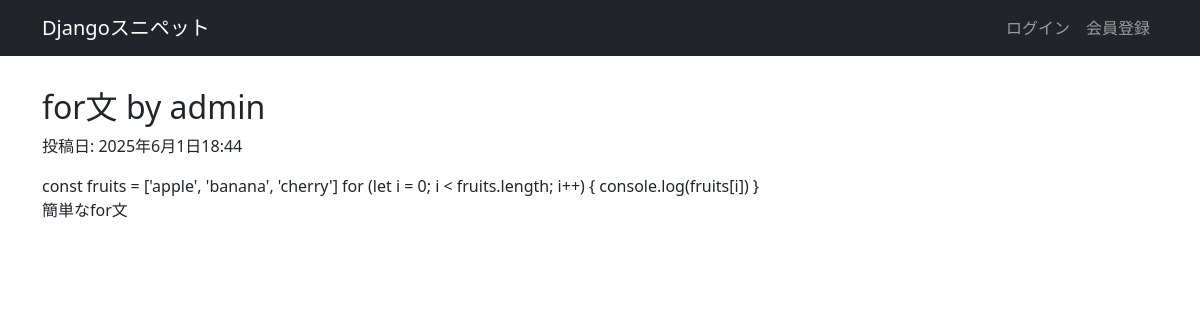
Screenshot of /snippets/2/ with the database file from the repository.
### snippets/models.py (models this page shows, shortened)
class Snippet(models.Model):
    title = models.CharField('タイトル', max_length=128)
    code = models.TextField('コード', blank=True)
    description = models.TextField('説明', blank=True)
    created_by = models.ForeignKey(settings.AUTH_USER_MODEL,
                                   verbose_name="投稿者",
                                   on_delete=models.CASCADE)
    created_at = models.DateTimeField("投稿日", auto_now_add=True)
    updated_at = models.DateTimeField("更新日", auto_now=True)

### snippets/views.py (the view)
# urls.py: path("<int:snippet_id>/", views.snippet_detail, name="snippet_detail"),
def snippet_detail(request, snippet_id):
    snippet = get_object_or_404(Snippet, pk=snippet_id)
    return render(request, "snippets/snippet_detail.html", {'snippet': snippet})

### snippets/templates/snippets/snippet_detail.html (shortened to what this page needs)
{% extends "base.html" %}
{% load pygmentize %}
{% block main %}
<h2>{{ snippet.title }} by {{ snippet.created_by.username }}</h2>
<div class="snippet-date">
    投稿日: {{ snippet.created_at|date:"DATETIME_FORMAT" }}
</div>
<div class="source-code">
    {{ snippet.code|pygmentize:"javascript" }}
</div>
<p>{{ snippet.description }}</p>
{% endblock %}

### snippets/static/snippets/css/style.css (style rules this page uses)
.snippet-date { margin-bottom: 1rem; }

### rows the page displays
Snippet: title "for文", created_by.username "admin", created_at "2025年6月1日18:44", code|pygmentize "const fruits = ['apple', 'banana', 'cherry'] for (let i = 0; i < fruits.length; i++) { console.log(fruits[i]) }", description "簡単なfor文"
